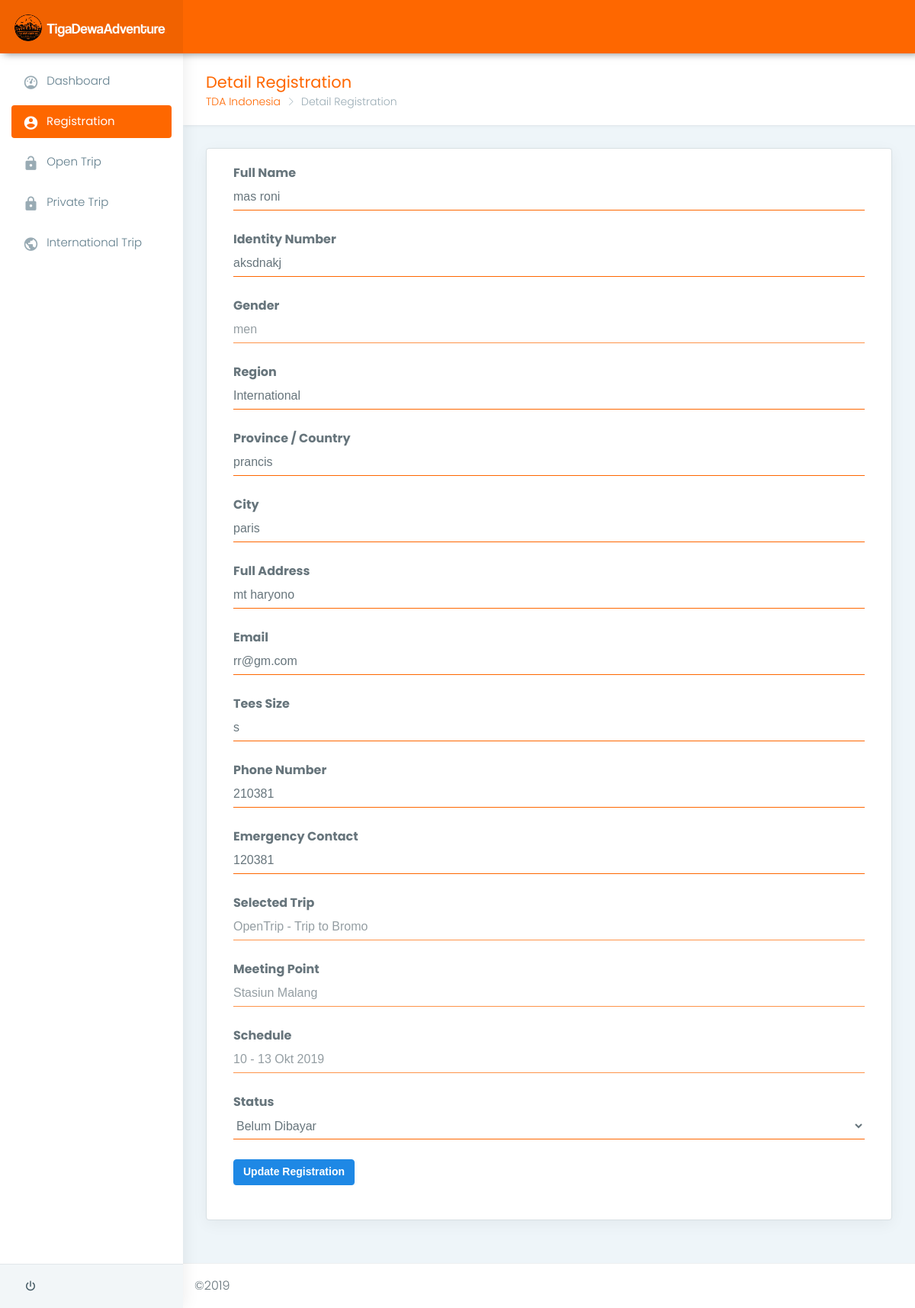
The page /index.php/_registration/detail/41 on the database its author committed.
### tables this page shows
CREATE TABLE `register` (
  `id_register` int(11) NOT NULL,
  `name` varchar(150) NOT NULL,
  `identityNumber` varchar(100) NOT NULL,
  `gender` enum('men','women') NOT NULL,
  `region` varchar(50) NOT NULL,
  `province` varchar(50) NOT NULL,
  `city` varchar(50) NOT NULL,
  `fullAddress` varchar(150) NOT NULL,
  `email` varchar(100) NOT NULL,
  `teesSize` enum('s','m','l','xl','xxl') NOT NULL,
  `phoneNumber` varchar(20) NOT NULL,
  `emergencyContact` varchar(50) NOT NULL,
  `id_schedule` int(11) NOT NULL,
  `id_pricing` int(11) NOT NULL,
  `bookingCode` varchar(20) NOT NULL,
  `status` enum('Belum Dibayar','Sudah Dibayar') NOT NULL,
  `id_opentrip` int(11) NOT NULL,
  `id_privatetrip` int(11) NOT NULL,
  `id_internationaltrip` int(11) NOT NULL
);

CREATE TABLE `opentrip` (
  `id_opentrip` int(11) NOT NULL,
  `OtripName` varchar(150) NOT NULL,
  `overview` text NOT NULL,
  `preparation` text NOT NULL,
  `tripImages` varchar(200) NOT NULL
);

CREATE TABLE `pricing` (
  `id_pricing` int(11) NOT NULL,
  `id_ot` int(11) DEFAULT NULL,
  `id_it` int(11) DEFAULT NULL,
  `id_pt` int(11) DEFAULT NULL,
  `meetingPoint` varchar(100) NOT NULL,
  `price` varchar(50) NOT NULL
);

CREATE TABLE `schedule` (
  `id_schedule` int(11) NOT NULL,
  `scheduleDate` varchar(50) NOT NULL,
  `ot_id` int(11) DEFAULT NULL,
  `pt_id` int(11) DEFAULT NULL,
  `it_id` int(11) DEFAULT NULL,
  `slot` int(11) NOT NULL
);

### application/views/admin/detail.php (the view, shortened to what the rows shown need)
<!DOCTYPE html>
<html lang="en">
<head>
    <link href="<?=base_url()?>assets_admin/plugins/bootstrap/css/bootstrap.min.css" rel="stylesheet">
    <link href="<?=base_url()?>assets_admin/plugins/chartist-js/dist/chartist.min.css" rel="stylesheet">
    <link href="<?=base_url()?>assets_admin/plugins/chartist-js/dist/chartist-init.css" rel="stylesheet">
    <link href="<?=base_url()?>assets_admin/plugins/chartist-plugin-tooltip-master/dist/chartist-plugin-tooltip.css" rel="stylesheet">
    <link href="<?=base_url()?>assets_admin/plugins/c3-master/c3.min.css" rel="stylesheet">
    <link href="<?=base_url()?>assets_admin/css/style.css" rel="stylesheet">
    <link href="<?=base_url()?>assets_admin/css/colors/blue.css" id="theme" rel="stylesheet">
    <link rel="stylesheet" type="text/css" href="https://cdn.datatables.net/1.10.20/css/jquery.dataTables.css">
</head>
<body class="fix-header fix-sidebar card-no-border">
    <div id="main-wrapper">
        <div class="page-wrapper">
            <div class="container-fluid">
                <?php foreach ( $reg as $r ) { ?>
                    <div class="row">
                        <div class="col-lg-12">
                            <div class="card">
                                <div class="card-block">
                                    <form method="post" action="<?=base_url()?>index.php/_registration/updatePembayaran" class="form-horizontal form-material">
                                        <div class="form-group">
                                            <label class="col-md-12 font-weight-bold">Full Name</label>
                                            <div class="col-md-12">
                                                <input value="<?php echo $r->name; ?>" type="text" name="fullname" id="fullname" class="form-control form-control-line">
                                            </div>
                                        </div>
                                        <div class="form-group">
                                            <label for="example-email" class="col-md-12 font-weight-bold">Identity Number</label>
                                            <div class="col-md-12">
                                                <input value="<?php echo $r->identityNumber; ?>" type="text" name="idno" id="idno" class="form-control form-control-line">
                                            </div>
                                        </div>
                                        <div class="form-group">
                                            <label class="col-md-12 font-weight-bold">Gender</label>
                                            <div class="col-md-12">
                                                <input readonly value="<?php echo $r->gender; ?>" type="text" name="gender" id="gender" class="form-control form-control-line">
                                            </div>
                                        </div>
                                        <div class="form-group">
                                            <label class="col-md-12 font-weight-bold">Region</label>
                                            <div class="col-md-12">
                                                <input value="<?php echo $r->region; ?>" type="text" name="region" id="region" class="form-control form-control-line">
                                            </div>
                                        </div>
                                        <div class="form-group">
                                            <label class="col-md-12 font-weight-bold">Province / Country</label>
                                            <div class="col-md-12">
                                                <input value="<?php echo $r->province; ?>" type="text" name="province" id="province" class="form-control form-control-line">
                                            </div>
                                        </div>
                                        <div class="form-group">
                                            <label class="col-sm-12 font-weight-bold">City</label>
                                            <div class="col-sm-12">
                                                <input value="<?php echo $r->city; ?>" type="text" name="city" id="city" class="form-control form-control-line">
                                            </div>
                                        </div>
                                        <div class="form-group">
                                            <label class="col-md-12 font-weight-bold">Full Address</label>
                                            <div class="col-md-12">
                                                <input value="<?php echo $r->fullAddress; ?>" type="text" name="address" id="address" class="form-control form-control-line">
                                            </div>
                                        </div>
                                        <div class="form-group">
                                            <label class="col-md-12 font-weight-bold">Email</label>
                                            <div class="col-md-12">
                                                <input value="<?php echo $r->email; ?>" type="text" name="email" id="email" class="form-control form-control-line">
                                            </div>
                                        </div>
                                        <div class="form-group">
                                            <label class="col-md-12 font-weight-bold">Tees Size</label>
                                            <div class="col-md-12">
                                                <input value="<?php echo $r->teesSize; ?>" type="text" name="email" id="email" class="form-control form-control-line">
                                            </div>
                                        </div>
                                        <div class="form-group">
                                            <label class="col-md-12 font-weight-bold">Phone Number</label>
                                            <div class="col-md-12">
                                                <input value="<?php echo $r->phoneNumber; ?>" type="number" name="phoneNumber" id="phoneNumber" class="form-control form-control-line">
                                            </div>
                                        </div>
                                        <div class="form-group">
                                            <label class="col-md-12 font-weight-bold">Emergency Contact</label>
                                            <div class="col-md-12">
                                                <input value="<?php echo $r->emergencyContact; ?>" type="number" name="emergencyContact" id="emergencyContact" class="form-control form-control-line">
                                            </div>
                                        </div>
                                        <div class="form-group">
                                            <label class="col-md-12 font-weight-bold">Selected Trip</label>
                                            <div class="col-md-12">
                                                <?php
                                                    if ($r->id_opentrip != 11111 && $r->id_privatetrip == 11111 && $r->id_internationaltrip == 11111) {
                                                        echo '
                                                            <input value="OpenTrip - '.$r->OtripName.'" type="text" name="st" id="st" class="form-control form-control-line" readonly>
                                                        ';
                                                    }
                                                ?>
                                            </div>
                                        </div>
                                        <div class="form-group">
                                            <label class="col-md-12 font-weight-bold">Meeting Point</label>
                                            <div class="col-md-12">
                                                <input readonly value="<?php echo $r->meetingPoint; ?>" type="text" name="mp" id="mp" class="form-control form-control-line">
                                            </div>
                                        </div>
                                        <div class="form-group">
                                            <label class="col-md-12 font-weight-bold">Schedule</label>
                                            <div class="col-md-12">
                                                <input readonly value="<?php echo $r->scheduleDate; ?>" type="text" name="sc" id="sc" class="form-control form-control-line">
                                            </div>
                                        </div>
                                        <div class="form-group">
                                            <label class="col-md-12 font-weight-bold">Status</label>
                                            <div class="col-md-12">
                                                <select name="status" id="status" class="form-control-line form-control">
                                                    <?php
                                                        if ($r->status == "Belum Dibayar") {
                                                            echo '
                                                                <option value="Belum Dibayar">Belum Dibayar</option>
                                                                <option value="Sudah Dibayar">Sudah Dibayar</option>
                                                            ';
                                                        }
                                                        else {
                                                            echo '<option value="Sudah Dibayar">Sudah Dibayar</option>';
                                                        }
                                                    ?>
                                                </select>
                                            </div>
                                        </div>
                                        <div class="form-group">
                                            <div class="col-sm-12">
                                                <input type="submit" class="btn btn-info font-weight-bold" value="Update Registration">
                                            </div>
                                        </div>
                                    </form>
                                </div>
                            </div>
                        </div>
                    </div>
                <?php }?>
            </div>
        </div>
    </div>
</body>
</html>

### rows shown on the page
register: fullname "mas roni", idno "aksdnakj", gender "men", region "International", province "prancis", city "paris", address "mt haryono", email "rr@gm.com", email "s", phoneNumber "210381", emergencyContact "120381", st "OpenTrip - Trip to Bromo", mp "Stasiun Malang", sc "10 - 13 Okt 2019", status "Belum Dibayar"
